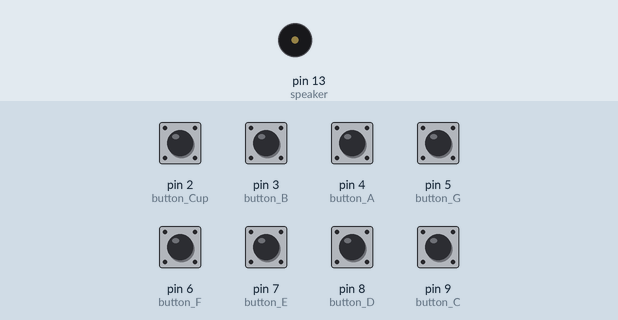
Bench run of a sketch on a simulated Arduino Uno, built with avr-gcc and run on an emulated ATmega328P. Parts: buzzer (waves = sounding). Inputs (shaded band) come from the test bench; at power-on: pin 2 (button_Cup), pin 3 (button_B), pin 4 (button_A), pin 5 (button_G), pin 6 (button_F), pin 7 (button_E), pin 8 (button_D), pin 9 (button_C) LOW.

Above: at 1.2 s.
1.3 s: pin 2 (button_Cup) pulled HIGH for 0.15 s
At 1.43 s:
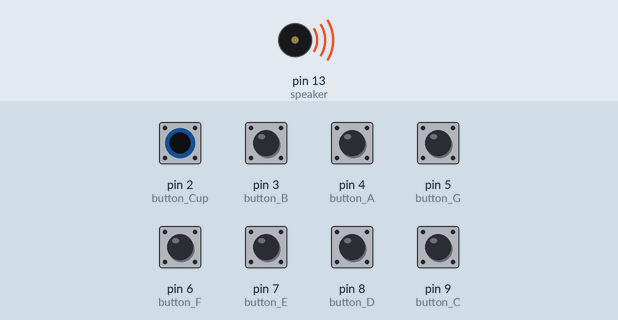
Timing chart, 0 to 4.3 s (numbered marks = the images above; inputs shaded):
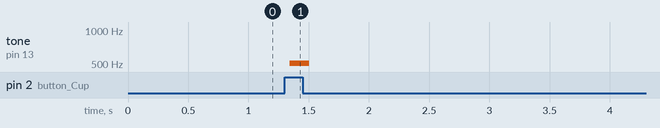

The sketch:

Project_Musical_Keyboard.ino
```cpp
int button_C = 9;
int button_D = 8;
int button_E = 7;
int button_F = 6;
int button_G = 5;
int button_A = 4;
int button_B = 3;
int button_Cup = 2;

int speaker = 13;

int buttonstate_C = 0;
int buttonstate_D = 0;
int buttonstate_E = 0;
int buttonstate_F = 0;
int buttonstate_G = 0;
int buttonstate_A = 0;
int buttonstate_B = 0;
int buttonstate_Cup = 0;

// int x = 2;

// NOTES        'c'  , 'd',  'e',  'f',  'g', 'a',  'b',  'C'
int tones[] = { 1915, 1700, 1519, 1432, 1275, 1136, 1014, 956 }; //freq
int Cur_tone = 0;

void setup()
{
 // initialize serial communications at 9600 bps:
 // Serial.begin(9600);
  pinMode(button_C, INPUT);
  pinMode(button_D, INPUT);
  pinMode(button_E, INPUT);
  pinMode(button_F, INPUT);
  pinMode(button_G, INPUT);
  pinMode(button_A, INPUT);
  pinMode(button_B, INPUT);
  pinMode(button_Cup, INPUT);

  pinMode(speaker, OUTPUT);
}

void loop()
{
  buttonstate_C = digitalRead(button_C);
  buttonstate_D = digitalRead(button_D);
  buttonstate_E = digitalRead(button_E);
  buttonstate_F = digitalRead(button_F);
  buttonstate_G = digitalRead(button_G);
  buttonstate_A = digitalRead(button_A);
  buttonstate_B = digitalRead(button_B);
  buttonstate_Cup = digitalRead(button_Cup);

  /*for (x=2; x<10;x++){
    Serial.print("\n button ");
    Serial.print(x );
    Serial.print(" is " );*/
//  Serial.print(digitalRead(x));

//  Serial.print("\n");

  if((buttonstate_C == HIGH) || (buttonstate_E == HIGH) ||
    (buttonstate_G == HIGH) || (buttonstate_D == HIGH) ||
    (buttonstate_F == HIGH) || (buttonstate_A == HIGH) ||
    (buttonstate_B == HIGH) || (buttonstate_Cup == HIGH) )
  {
    if (buttonstate_C == HIGH)
    {
      Cur_tone = 1915;
    }
    if (buttonstate_D == HIGH)
    {
      Cur_tone = 1700;
    }
    if (buttonstate_E == HIGH)
    {
      Cur_tone = 1519;
    }
    if (buttonstate_F == HIGH)
    {
      Cur_tone = 1432;
    }
    if (buttonstate_G == HIGH)
    {
      Cur_tone = 1275;
    }
    if (buttonstate_A == HIGH)
    {
      Cur_tone = 1136;
    }
    if (buttonstate_B == HIGH)
    {
      Cur_tone = 1014;
    }
    if (buttonstate_Cup == HIGH)
    {
      Cur_tone = 956;
    }

    digitalWrite(speaker, HIGH);
    delayMicroseconds(Cur_tone);
    digitalWrite(speaker, LOW);
    delayMicroseconds(Cur_tone);
  }
  else //in case no button is pressed , close the piezo
  {
    digitalWrite(speaker, LOW);
  }

}
```

Measured:
- after the input at 1.3 s, tone on pin 13 (speaker): silent → 510 Hz at once, → silent 0.16 s later
